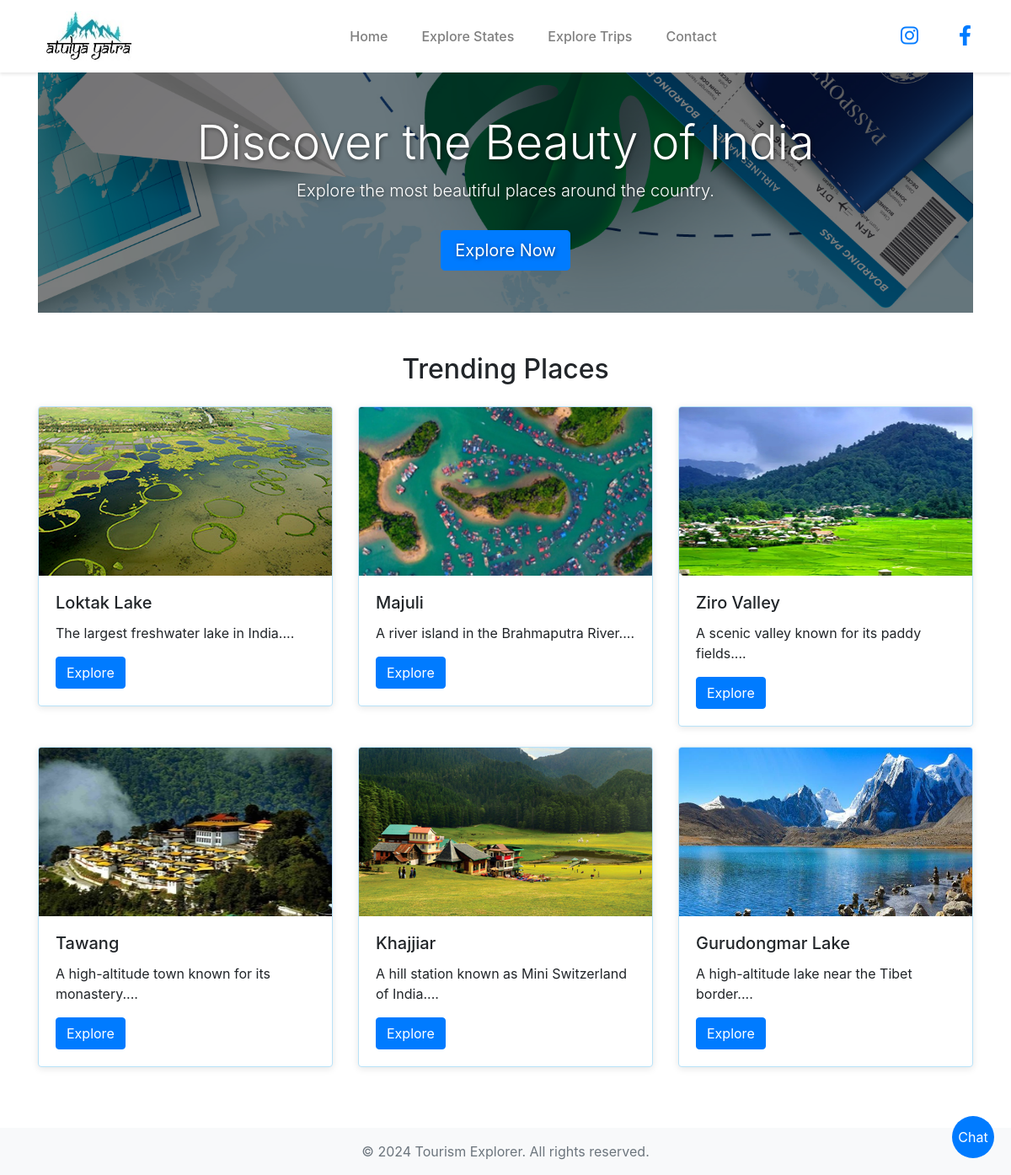
The page / on the database its author committed.
### app.py (models this page shows)
class Place(db.Model):
    id = db.Column(db.Integer, primary_key=True)
    name = db.Column(db.String(100), nullable=False)
    state = db.Column(db.String(50), nullable=False)
    description = db.Column(db.Text, nullable=False)
    image = db.Column(db.String(100), nullable=False)
    safety_guidelines = db.Column(db.Text, nullable=True)
    local_language = db.Column(db.Text, nullable=True)
    nearby_places = db.Column(db.Text, nullable=True)

### app.py (the view)
@app.route('/')
def index():
    trending_places = Place.query.limit(6).all()  # Fetch 6 places to display
    return render_template('index.html', trending_places=trending_places)

### templates/index.html
{% extends "base.html" %}
{% block content %}
<div class="hero-section text-center" style="background-image: url('{{ url_for('static', filename='images/hero.jpg') }}'); background-attachment: fixed; background-size: cover; background-position: center; position: relative;">
    <div class="hero-overlay" style="position: absolute; top: 0; left: 0; width: 100%; height: 100%; background: rgba(0, 0, 0, 0.5); z-index: 1;"></div>
    <div class="hero-content" style="position: relative; z-index: 2; padding: 50px 20px;">
        <h1 class="display-4 text-white" data-aos="fade-up">Discover the Beauty of India</h1>
        <p class="lead text-white" data-aos="fade-up" data-aos-delay="100">Explore the most beautiful places around the country.</p>
        <a href="#trending" class="btn btn-primary btn-lg mt-3" data-aos="fade-up" data-aos-delay="200">Explore Now</a>
    </div>
</div>
<div id="trending" class="mt-5">
    <h2 class="text-center mb-4" data-aos="fade-right">Trending Places</h2>
    <div class="row">
        {% for place in trending_places %}
        <div class="col-md-4 mb-4" data-aos="zoom-in">
            <div class="card">
                <img src="{{ url_for('static', filename='images/' + place.image) }}" class="card-img-top" alt="{{ place.name }}"  height="200px" width="400px">
                <div class="card-body">
                    <h5 class="card-title">{{ place.name }}</h5>
                    <p class="card-text">{{ place.description[:100] }}...</p>
                    <a href="{{ url_for('place_detail', place_id=place.id) }}" class="btn btn-primary">Explore</a>
                </div>
            </div>
        </div>
        {% endfor %}
    </div>
</div>
{% endblock %}

### templates/base.html (shortened to what this page needs)
<!DOCTYPE html>
<html lang="en">
<head>
    <link href="https://stackpath.bootstrapcdn.com/bootstrap/4.5.2/css/bootstrap.min.css" rel="stylesheet">
    <link href="https://cdn.rawgit.com/michalsnik/aos/2.1.1/dist/aos.css" rel="stylesheet">
    <link href="https://stackpath.bootstrapcdn.com/bootstrap/4.5.2/css/bootstrap.min.css" rel="stylesheet">
    <link rel="stylesheet" href="https://cdnjs.cloudflare.com/ajax/libs/font-awesome/6.0.0-beta3/css/all.min.css">
    <link href="{{ url_for('static', filename='css/styles.css') }}" rel="stylesheet">
</head>
<body>
    <nav class="navbar navbar-expand-lg navbar-light">
        <div class="container-fluid">
            <a class="navbar-brand" href="{{ url_for('index') }}">
                <img src="{{ url_for('static', filename='images/logo2.jpg') }}" alt="Tourism Explorer Logo" height="60px" width="150px">
            </a>
            <div class="collapse navbar-collapse justify-content-center" id="navbarNav">
                <ul class="navbar-nav">
                    <li class="nav-item">
                        <a class="nav-link" href="{{ url_for('index') }}">Home</a>
                    </li>
                    <li class="nav-item">
                        <a class="nav-link" href="{{ url_for('explore_state') }}">Explore States</a>
                    </li>
                    <li class="nav-item">
                        <a class="nav-link" href="{{ url_for('explore_trips') }}">Explore Trips</a>
                    </li>
                    <li class="nav-item">
                        <a class="nav-link" href="{{ url_for('contact') }}">Contact</a>
                    </li>
                </ul>
            </div>
            <div class="social-icons">
                <a href="https://www.instagram.com" target="_blank" class="nav-link">
                    <i class="fab fa-instagram"></i>
                </a>
                <a href="https://www.facebook.com" target="_blank" class="nav-link">
                    <i class="fab fa-facebook-f"></i>
                </a>
            </div>
        </div>
    </nav>
    <div class="container">
        {% block content %}{% endblock %}
    </div>
<div id="chatbot-container" style="position: fixed; bottom: 20px; right: 20px; z-index: 1000;">
    <button onclick="toggleChatbot()" style="background: #007bff; color: white; border: none; border-radius: 50%; width: 50px; height: 50px;">Chat</button>
</div>
    <footer class="footer bg-light mt-5 py-3">
        <div class="container text-center">
            <span class="text-muted">© 2024 Tourism Explorer. All rights reserved.</span>
        </div>
    </footer>
</body>
</html>

### static/css/styles.css (style rules this page uses)
.navbar { background-color: #ffffff; box-shadow: 0 2px 4px rgba(0, 0, 0, 0.1); padding: 0.5rem 1rem; }
.navbar-brand { color: #ffffff; margin-right: 2rem; }
.navbar-nav { margin: 0 auto; gap: 1.5rem; }
.navbar-nav .nav-link { color: #007BFF; font-weight: 500; padding: 0.5rem 1rem; }
.social-icons { margin-left: auto; display: flex; gap: 1rem; }
.social-icons .nav-link { color: #007BFF; font-size: 1.5rem; }
.hero-section { background-color:#ffffff; background-image: linear-gradient(to bottom, rgba(0, 0, 0, 0.2), rgba(0, 0, 0, 0.7)), url('your-image.jpg'); background-size: cover; color: white; text-shadow: 1px 1px 5px rgba(0, 0, 0, 0.5); }
.card { border: 1px solid #b8e2f8; box-shadow: 0 2px 8px rgba(0, 0, 0, 0.1); }
.footer { background-color: #343a40; color: #f9f9f9; }

### rows shown on the page
Place: image (picture), name "Loktak Lake", description "The largest freshwater lake in India."
Place: image (picture), name "Majuli", description "A river island in the Brahmaputra River."
Place: image (picture), name "Ziro Valley", description "A scenic valley known for its paddy fields."
Place: image (picture), name "Tawang", description "A high-altitude town known for its monastery."
Place: image (picture), name "Khajjiar", description "A hill station known as Mini Switzerland of India."
Place: image (picture), name "Gurudongmar Lake", description "A high-altitude lake near the Tibet border."
